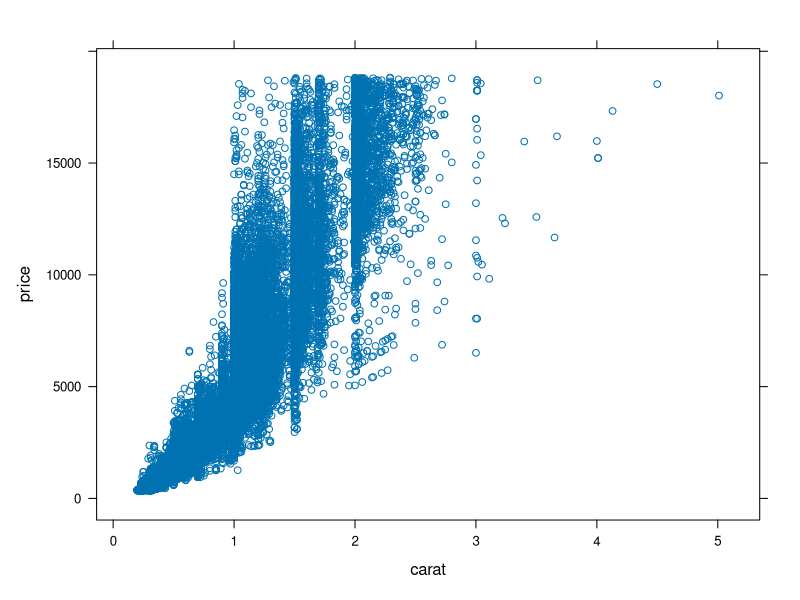
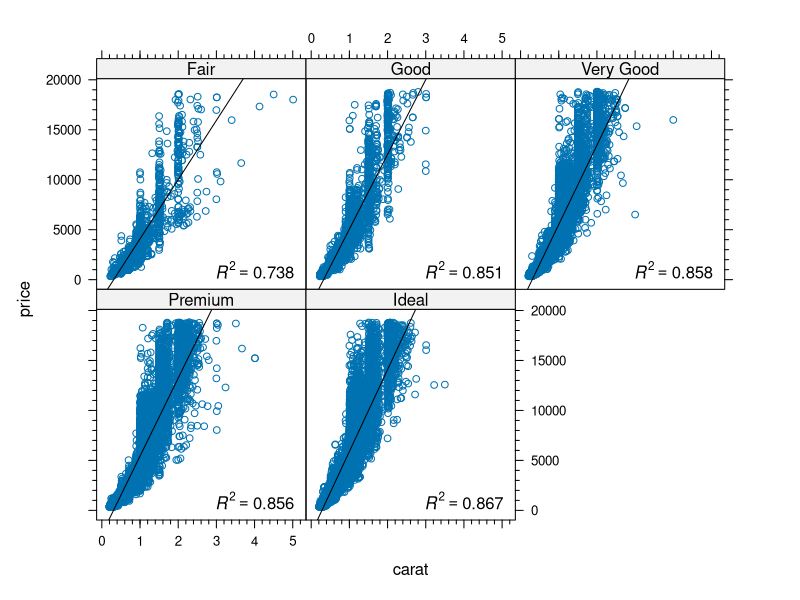
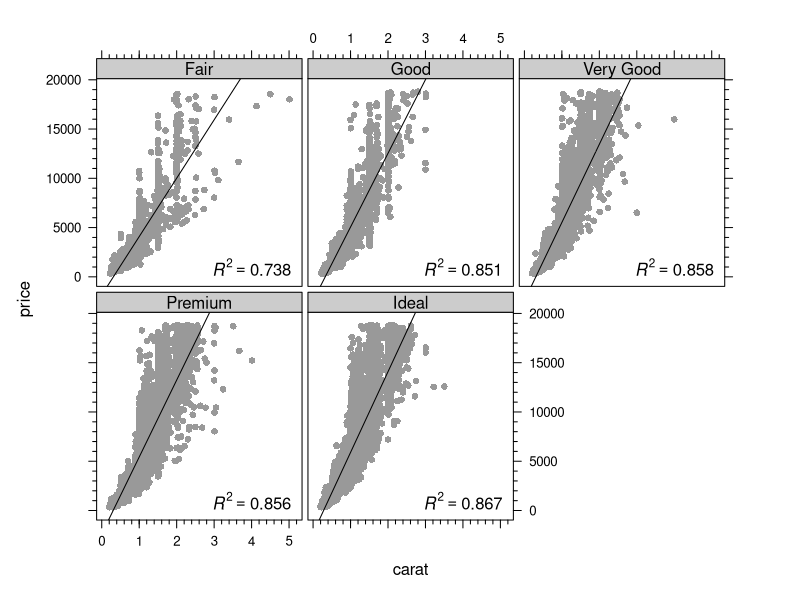
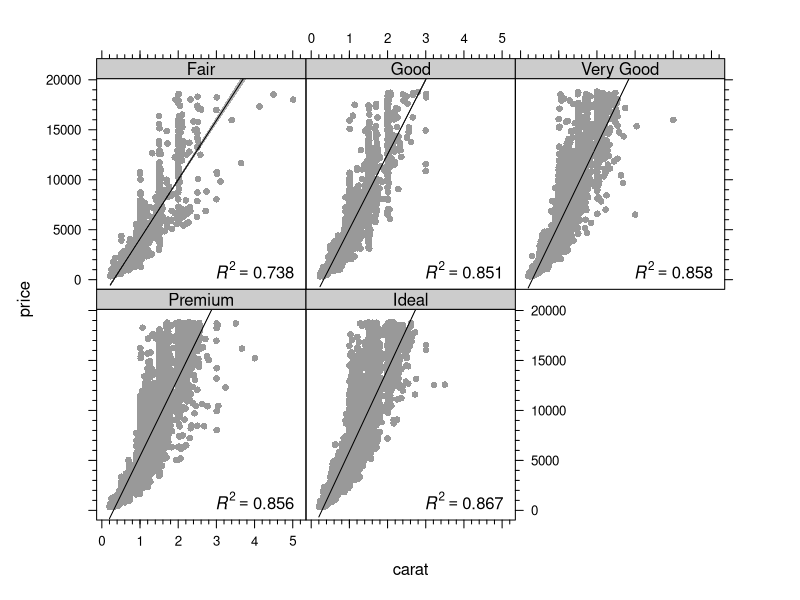
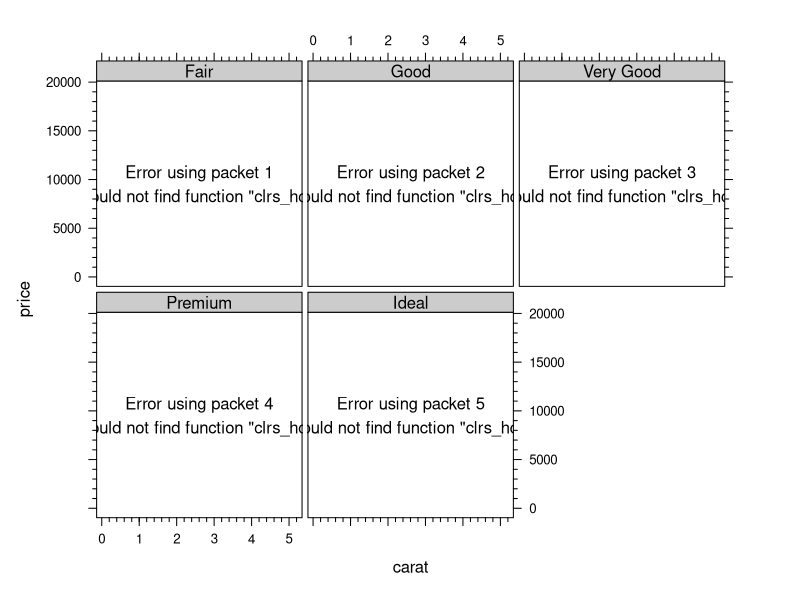
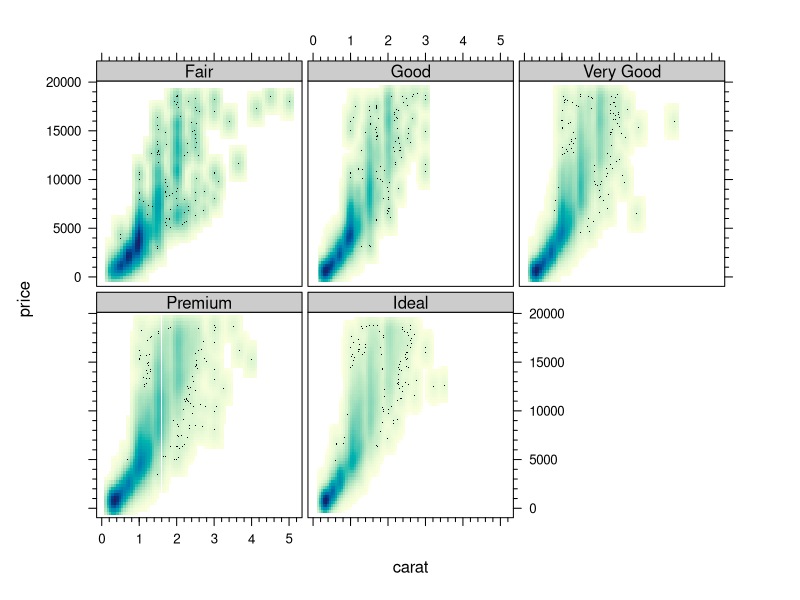
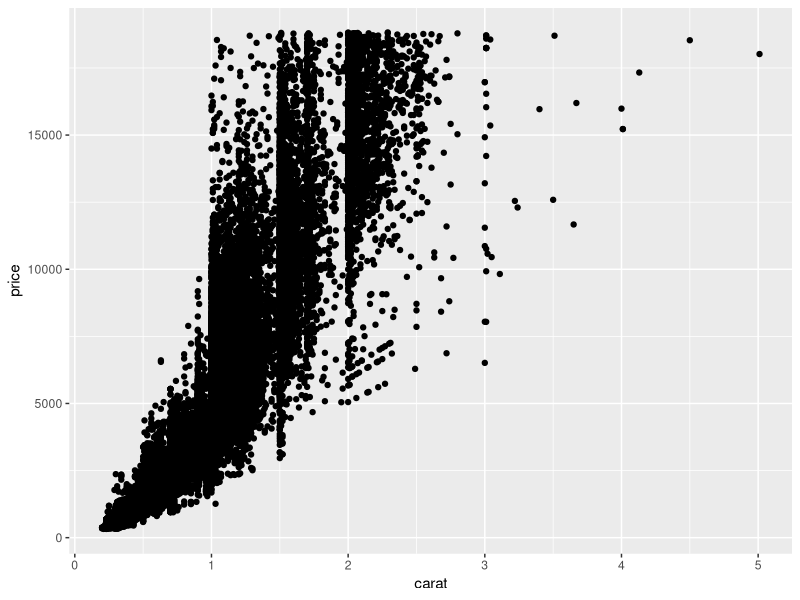
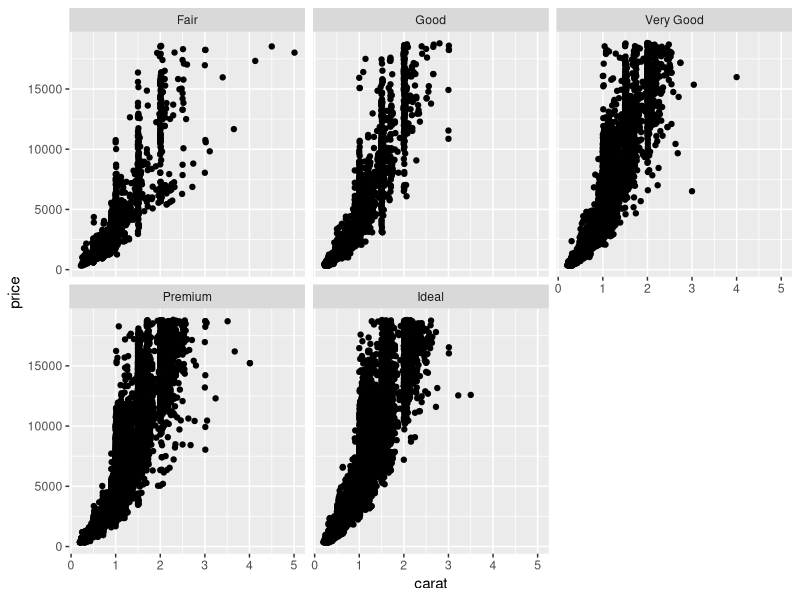

Write R code to recreate these figures, in order. (Note: this script raises an error after producing the figures.)
## ---- chunk 1
pkg <- c('ggplot2', 'latticeExtra', 'gridExtra', 'MASS', 
         'colorspace', 'plyr', 'Hmisc', 'scales')
jnk <- sapply(pkg, library, character.only = TRUE)
## ---- chunk 2
scatter_lattice <- xyplot(price ~ carat, data = diamonds)
scatter_lattice
## ---- chunk 3
scatter_lattice <- xyplot(price ~ carat | cut, 
                          data = diamonds, 
                          panel = function(x, y, ...) {
                            panel.xyplot(x, y, ...)
                            lm1 <- lm(y ~ x)
                            lm1sum <- summary(lm1)
                            r2 <- lm1sum$adj.r.squared
                            panel.abline(a = lm1$coefficients[1], 
                                         b = lm1$coefficients[2])
                            panel.text(labels = 
                                         bquote(italic(R)^2 == 
                                                  .(format(r2, 
                                                           digits = 3))),
                                       x = 4, y = 1000)
                            },
                          xscale.components = xscale.components.subticks,
                          yscale.components = yscale.components.subticks,
                          as.table = TRUE)

scatter_lattice
## ---- chunk 4
my_theme <- trellis.par.get()
my_theme$strip.background$col <- "grey80"
my_theme$plot.symbol$pch <- 16
my_theme$plot.symbol$col <- "grey60"
my_theme$plot.polygon$col <- "grey90"

l_sc <- update(scatter_lattice, par.settings = my_theme, 
               layout = c(3, 2),
               between = list(x = 0.3, y = 0.3))

print(l_sc)
## ---- chunk 5
scatter_lattice <- xyplot(price ~ carat | cut, 
                          data = diamonds, 
                          panel = function(x, y, ...) {
                            panel.xyplot(x, y, ...)
                            lm1 <- lm(y ~ x)
                            lm1sum <- summary(lm1)
                            r2 <- lm1sum$adj.r.squared
                            panel.text(labels = 
                                         bquote(italic(R)^2 == 
                                                  .(format(r2, 
                                                           digits = 3))),
                                       x = 4, y = 1000)
                            panel.smoother(x, y, method = "lm", 
                                           col = "black", 
                                           col.se = "black",
                                           alpha.se = 0.3)
                            },
                          xscale.components = xscale.components.subticks,
                          yscale.components = yscale.components.subticks,
                          as.table = TRUE)

l_sc <- update(scatter_lattice, par.settings = my_theme)

print(l_sc)
## ---- chunk 6
xy <- kde2d(x = diamonds$carat, y = diamonds$price, n = 100) 
xy_tr <- con2tr(xy)
offset <- max(xy_tr$z) * 0.2
z_range <- seq(min(xy_tr$z), max(xy_tr$z) + offset, offset * 0.01)

l_sc <- update(scatter_lattice, aspect = 1, par.settings = my_theme, 
               between = list(x = 0.3, y = 0.3),
               panel=function(x,y) {
                 xy <- kde2d(x,y, n = 100) 
                 xy.tr <- con2tr(xy)                 
                 panel.levelplot(xy_tr$x, xy_tr$y, xy_tr$z, asp = 1,
                                 subscripts = seq(nrow(xy_tr)), 
                                 contour = FALSE, region = TRUE, 
                                 col.regions = c("white", 
                                                 rev(clrs_hcl(10000))),
                                 at = z_range)
                 lm1 <- lm(y ~ x)
                 lm1sum <- summary(lm1)
                 r2 <- lm1sum$adj.r.squared
                 panel.abline(a = lm1$coefficients[1], 
                              b = lm1$coefficients[2])
                 panel.text(labels = 
                              bquote(italic(R)^2 == 
                                       .(format(r2, digits = 3))),
                            x = 4, y = 1000)
                 } 
               ) 

print(l_sc)
## ---- chunk 7
l_sc_smooth <- update(scatter_lattice, aspect = 1, 
                      par.settings = my_theme, 
                      between = list(x = 0.3, y = 0.3),
                      panel = panel.smoothScatter)

print(l_sc_smooth)
## ---- chunk 8
scatter_ggplot <- ggplot(aes(x = carat, y = price), data = diamonds)

g_sc <- scatter_ggplot + geom_point()

print(g_sc)
## ---- chunk 9
g_sc <- scatter_ggplot + 
  geom_point() +
  facet_wrap(~ cut)

print(g_sc)
## ---- chunk 10
g_sc <- scatter_ggplot + 
  geom_point() +
  facet_wrap(~ cut) + 
  theme_grey()

print(g_sc)
## ---- chunk 11
g_sc <- scatter_ggplot + 
  geom_point(color = "grey60") +
  facet_wrap(~ cut, nrow = 2, ncol = 3) +
  stat_smooth(method = "lm", se = TRUE, 
              fill = "black", color = "black")

print(g_sc)
## ---- chunk 12
g_sc <- scatter_ggplot + 
  geom_tile() +
  facet_wrap(~ cut, nrow = 3, ncol = 2) +
  stat_density2d(aes(fill = ..density..), n = 100,
                 geom = "tile", contour = FALSE) +
  scale_fill_gradientn(colors = c("white",
                                   rev(clrs_hcl(100)))) +
  stat_smooth(method = "lm", se = FALSE, color = "black") +
  coord_fixed(ratio = 5/30000)

print(g_sc)
## ---- chunk 13
bw_lattice <- bwplot(price ~ color, data = diamonds)
bw_lattice
## ---- chunk 14
bw_theme <- trellis.par.get()
bw_theme$box.dot$pch <- "|"
bw_theme$box.rectangle$col <- "black"
bw_theme$box.rectangle$lwd <- 2
bw_theme$box.rectangle$fill <- "grey90"
bw_theme$box.umbrella$lty <- 1
bw_theme$box.umbrella$col <- "black"
bw_theme$plot.symbol$col <- "grey40"
bw_theme$plot.symbol$pch <- "*"
bw_theme$plot.symbol$cex <- 2
bw_theme$strip.background$col <- "grey80"

l_bw <- update(bw_lattice, par.settings = bw_theme)

print(l_bw)
## ---- chunk 15
bw_lattice <- bwplot(price ~ color | cut, data = diamonds,
                     asp = 1, as.table = TRUE, varwidth = TRUE)
l_bw <- update(bw_lattice, par.settings = bw_theme, xlab = "color", 
               fill = clrs_hcl(7),
               xscale.components = xscale.components.subticks,
               yscale.components = yscale.components.subticks)

print(l_bw)
## ---- chunk 16
bw_ggplot <- ggplot(diamonds, aes(x = color, y = price))

g_bw <- bw_ggplot + geom_boxplot()

print(g_bw)
## ---- chunk 17
bw_ggplot <- ggplot(diamonds, aes(x = color, y = price))

g_bw <- bw_ggplot + 
  geom_boxplot(fill = "grey90") +
  facet_wrap(~ cut)

print(g_bw)
## ---- chunk 18
w <- sqrt(table(diamonds$color)/nrow(diamonds))
### standardize w to maximum value
w <- w / max(w)

g_bw <- bw_ggplot + 
  facet_wrap(~ cut) +
  llply(unique(diamonds$color), 
        function(i) geom_boxplot(fill = clrs_hcl(7)[i],
                                 width = w[i], outlier.shape = "*",
                                 outlier.size = 3,
                                 data = subset(diamonds, color == i)))

print(g_bw)
## ---- chunk 19
hist_lattice <- histogram(~ price, data = diamonds)
hist_lattice
## ---- chunk 20
dens_lattice <- densityplot(~ price, data = diamonds)
dens_lattice
## ---- chunk 21
hist_lattice <- histogram(~ price | color, 
                          data = diamonds,
                          as.table = TRUE,
                          par.settings = my_theme)

l_his <- hist_lattice

print(l_his)
## ---- chunk 22
dens_lattice <- densityplot(~ price | cut + color, 
                            data = diamonds,
                            as.table = TRUE,
                            par.settings = my_theme,
                            plot.points = FALSE,
                            between = list(x = 0.2, y = 0.2),
                            scales = list(x = list(rot = 45)))

l_den <- useOuterStrips(dens_lattice)

print(l_den)
## ---- chunk 23
hist_ggplot <- ggplot(diamonds, aes(x = price))

g_his <- hist_ggplot +
  geom_histogram()

suppressMessages(print(g_his))
## ---- chunk 24
dens_ggplot <- ggplot(diamonds, aes(x = price))

g_den <- dens_ggplot +
  geom_density(fill = "black", alpha = 0.5)

print(g_den)
## ---- chunk 25
g_his <- hist_ggplot +
  geom_histogram(aes(y = ..ncount..)) +
  scale_y_continuous(labels = percent_format()) +
  facet_grid(color ~ cut) + 
  ylab("Percent")

print(g_his)
## ---- chunk 26
dens_ggplot <- ggplot(diamonds, aes(x = price))

g_den <- dens_ggplot +
  geom_density(fill = "black", alpha = 0.5) +
  facet_grid(color ~ cut) +
  theme(axis.text.x = element_text(angle = 45, hjust = 1))

print(g_den)
## ---- chunk 27
my_theme$dot.symbol$col <- "black"
my_theme$dot.symbol$cex <- 1.5
my_theme$plot.line$col <- "black"
my_theme$plot.line$lwd <- 1.5

dmod <- lm(price ~ cut, data = diamonds)
cuts <- data.frame(cut = unique(diamonds$cut), 
                   predict(dmod, data.frame(cut = unique(diamonds$cut)), 
                           se = TRUE)[c("fit", "se.fit")])

errbar_lattice <- Hmisc::Dotplot(cut ~ Cbind(fit, 
                                             fit + se.fit, 
                                             fit - se.fit),
                                 data = cuts, 
                                 par.settings = my_theme)

l_err <- errbar_lattice

print(l_err)
## ---- chunk 28
errbar_ggplot <- ggplot(cuts, aes(cut, fit, ymin = fit - se.fit, 
                                  ymax=fit + se.fit))
g_err <- errbar_ggplot + 
  geom_pointrange() +
  coord_flip() +
  theme_classic()

print(g_err)
## ---- chunk 29
g_err <- errbar_ggplot + 
  geom_bar(stat = "identity", fill = "grey80") +
  geom_errorbar(width = 0.2) +
  coord_flip() +
  theme_classic()

print(g_err)
## ---- chunk 30
errbar_ggplot_facets <- ggplot(diamonds, aes(x = color, y = price))

### function to calculate the standard error of the mean
se <- function(x) sd(x)/sqrt(length(x))

### function to be applied to each panel/facet
myFun <- function(x) {
  data.frame(ymin = mean(x) - se(x), 
             ymax = mean(x) + se(x), 
             y = mean(x))
  }

g_err_f <- errbar_ggplot_facets + 
  stat_summary(fun.y = mean, geom = "bar", 
               fill = rep(clrs_hcl(7), 5)) + 
  stat_summary(fun.data = myFun, geom = "linerange") + 
  facet_wrap(~ cut)

print(g_err_f)
## ---- chunk 31
library(plotrix)

# increase left-side margin for horizontal tick labels to fit on page
par(mar = c(5, 8, 2, 2), las = 1) # see ?par
plotCI(cuts$fit, as.numeric(cuts$cut), uiw = cuts$se.fit, err = "x", yaxt = "n", 
       pch = 21, pt.bg = "black", xlab = "fit", ylab = "")

# add y-axis title
title(ylab = "cut", line = 6) # see ?title

# add y-axis tick labels
lvl = levels(cuts$cut)
axis(side = 2, at = 1:length(lvl), labels = lvl)
## ---- chunk 32
invisible(dev.off()) # if not run, edits to par() persist
